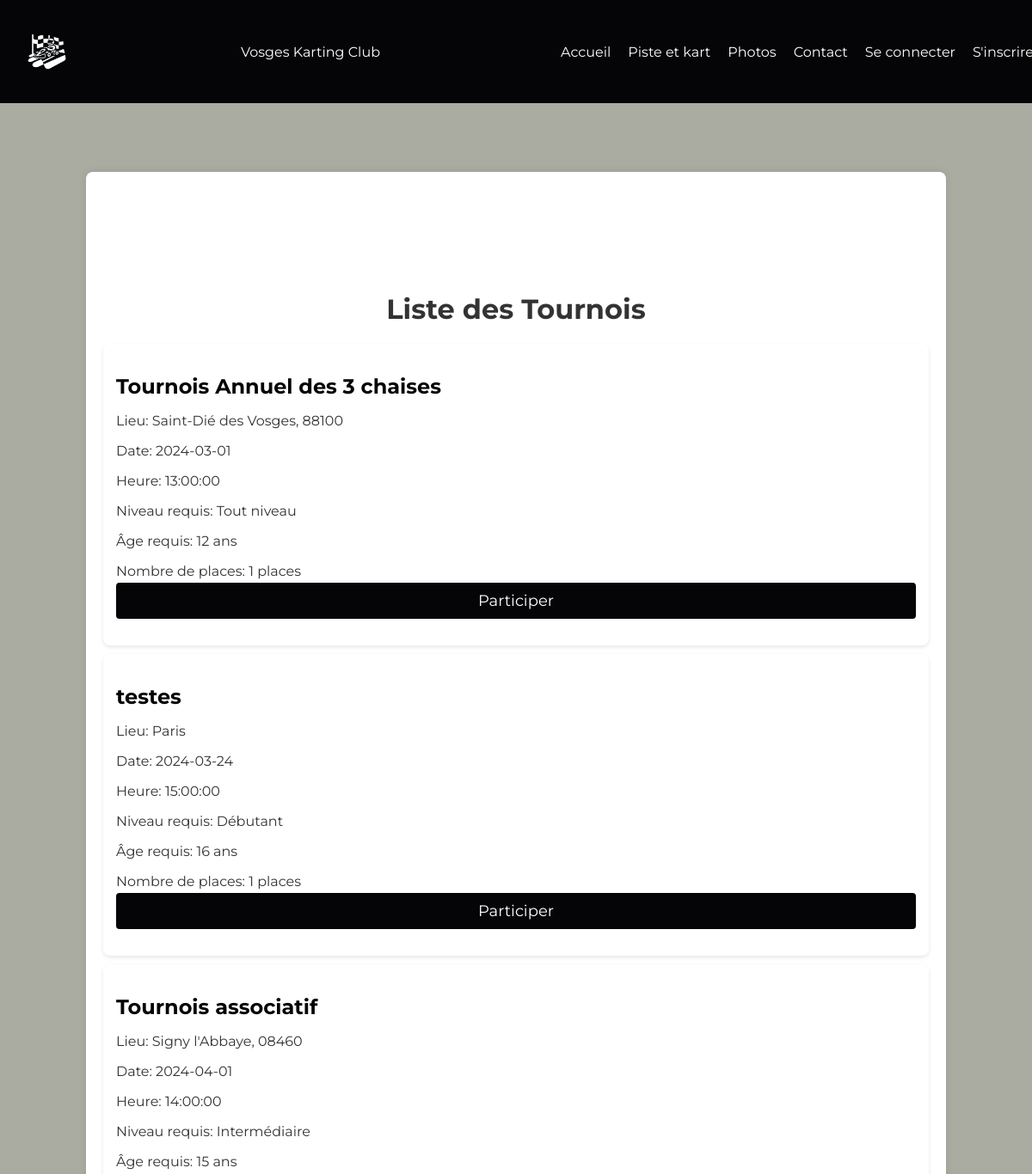
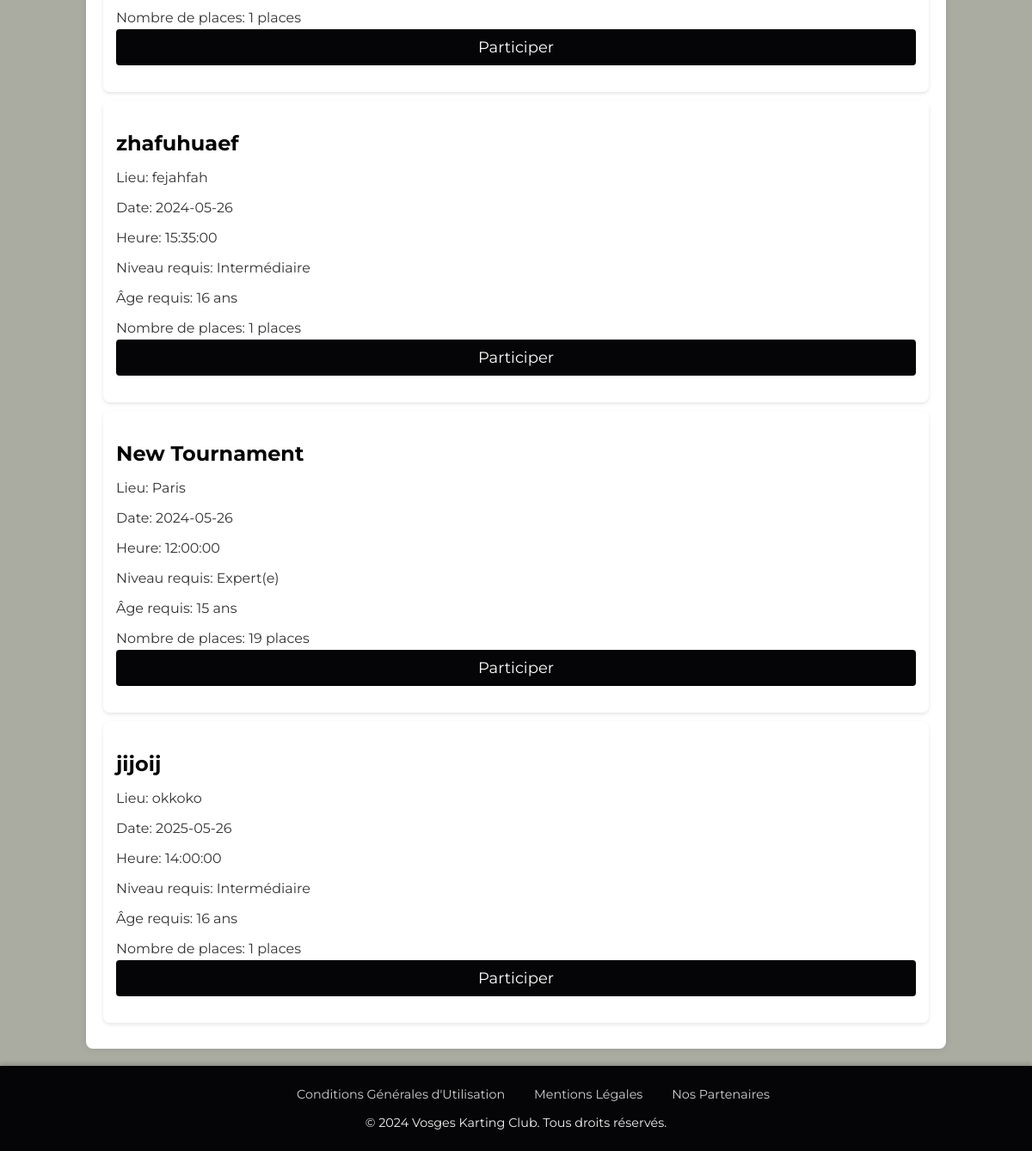
Page /php/tournament/tournois.php on the committed database (2 pictures, top to bottom).
### php/tournament/tournois.php (the view, shortened to what this page needs)
<?php
require_once '../connection/connection.php';
require('../header-footer/header.php');
$user_id = isset($_SESSION['user_id']) ? $_SESSION['user_id'] : 0;
$sql = "
    SELECT
        c.*,
        uhc.User_user_id AS is_participating,
        uhc.confirmer AS status
    FROM
        compétitions c
    LEFT JOIN
        user_has_compétitions uhc ON c.compet_id = uhc.Compétitions_compet_id AND uhc.User_user_id = :user_id
    WHERE
        uhc.User_user_id IS NULL OR uhc.confirmer >= 0
    ORDER BY
        c.date_compet ASC";
$stmt = $pdo->prepare($sql);
$stmt->bindParam(':user_id', $user_id, PDO::PARAM_INT);
$stmt->execute();
$competitions = $stmt->fetchAll(PDO::FETCH_ASSOC);
?>
<!DOCTYPE html>
<html lang="en">
<head>
</head>
<body>
        <div class="container">
            <h1>Liste des Tournois</h1>
            <?php foreach ($competitions as $competition) : ?>
                <div class="competition-item">
                    <h2>
                        <?= htmlspecialchars($competition['nom_compet']) ?>
                    </h2>
                    <p>Lieu:
                        <?= htmlspecialchars($competition['lieu_compet']) ?>
                    </p>
                    <p>Date:
                        <?= htmlspecialchars($competition['date_compet']) ?>
                    </p>
                    <p>Heure:
                        <?= htmlspecialchars($competition['heure_compet']) ?>
                    </p>
                    <p>Niveau requis:
                        <?= htmlspecialchars($competition['niveau_compet']) ?>
                    </p>
                    <p>Âge requis:
                        <?= htmlspecialchars($competition['age_requis']) ?> ans
                    </p>
                    <p>Nombre de places:
                        <?= htmlspecialchars($competition['nb_personne']) ?> places
                    </p>
                    <?php if ($competition['is_participating'] && $competition['status'] === 1) : ?>
                        <span class='toggle-details' onclick="toggleDetails(this, <?= $competition['compet_id']; ?>);">&#9660;</span>
                        <?php $courseDetails = getCourseDetails($pdo, $competition['compet_id']); ?>
                        <div id="details-<?= $competition['compet_id']; ?>" class="tournament-details" style="display: none;">
                            <h3>Différentes courses du tournoi:</h3>
                            <table>
                                <tr>
                                    <th>Nom </th>
                                    <th>Lieu </th>
                                    <th>Horaire</th>
                                    <th>Vainqueur</th>
                                    <th>Meilleur Temps</th>
                                </tr>
                                <?php foreach ($courseDetails as $courseDetail) : ?>
                                    <tr>
                                        <td><?= htmlspecialchars($courseDetail['nom_piste']); ?></td>
                                        <td><?= htmlspecialchars($courseDetail['lieu_piste']); ?></td>
                                        <td><?= htmlspecialchars($courseDetail['horaire']); ?></td>
                                        <td><?= $courseDetail['gagnant'] !== null ? htmlspecialchars($courseDetail['gagnant']) : 'Pas encore défini'; ?></td>
                                        <td><?= $courseDetail['laptime'] !== null ? htmlspecialchars($courseDetail['laptime']) : 'Pas encore défini'; ?></td>
                                    </tr>
                                <?php endforeach; ?>
                            </table>
                        </div>
                    <?php elseif ($competition['is_participating'] && $competition['status'] === 0) : ?>
                        <div class="wait-confirm">
                            <p>En attente de confirmation</p>
                        </div>
                    <?php elseif ($competition['nb_personne'] > 0) : ?>
                        <form action="demande_tournois.php" method="post" class="participation-form">
                            <button type="submit" name="participer" class="participate-button" id="participate-button-<?= $competition['compet_id']; ?>">Participer</button>
                        </form>
                    <?php else : ?>
                        <div class="is-full">
                            <p>Tournois complet</p>
                        </div>
                    <?php endif; ?>
                </div>
            <?php endforeach; ?>
        </div>
</body>
</html>
<?php
require('../header-footer/footer.php');
?>

### php/header-footer/header.php (shortened to what this page needs)
<html>
<head>
    <link rel="stylesheet" href="../../css/style.css">
</head>
<body>
    <div class="header">
        <img src="../../images/logo.png" alt="Logo Karting" class="header-logo">
        <div class="name">Vosges Karting Club</div>
        <ul class="nav">
            <li><a href="../index/index.php">Accueil</a></li>
            <li><a href="../piste/piste.php">Piste et kart</a></li>
            <li><a href="../pictures/pictures.php">Photos</a></li>
            <li><a href="../contact/contact.php">Contact</a></li>
            <?php if (isset($_SESSION['loggedin']) && $_SESSION['loggedin']) : ?>
                <li><a href="../account/mon_compte.php">Mon compte</a></li>
            <?php else : ?>
                <li><a href="#" id="openPopup">Se connecter</a></li>
                <li><a href="#" id="switchToSignup">S'inscrire</a></li>
            <?php endif; ?>
        </ul>
    </div>
</body>
</html>

### php/header-footer/footer.php (shortened to what this page needs)
<!DOCTYPE html>
<html lang="en">
<head>
</head>
<body>
    <div class="footer">
        <ul>
            <li><a href="../droit/cgu.php">Conditions Générales d'Utilisation</a></li>
            <li><a href="../droit/legal.php">Mentions Légales</a></li>
            <li><a href="../partenaires/partenaires.php">Nos Partenaires</a></li>
        </ul>
        <p>&copy;  Vosges Karting Club. Tous droits réservés.</p>
    </div>
</body>
</html>

### css/style.css (style rules this page uses)
* { font-family: "Montserrat"; }
body { background-color: #AAACA1; margin: 0; padding: 0; -ms-overflow-style: none; scrollbar-width: none; }
.header { display: flex; position: fixed; justify-content: space-between; align-items: center; padding: 25px 20px; background-color: #050507; color: white; z-index: 2; width: 98.5%; top: 0; }
.header-logo { height: 70px; vertical-align: middle; }
.nav { list-style: none; display: flex; margin: 0; padding: 0; z-index: 1; }
.nav li { margin-left: 20px; }
.nav a { position: relative; text-decoration: none; color: white; font-size: 16px; overflow: hidden; transition: color 0.3s; }
.nav a::after { content: ''; position: absolute; width: 100%; height: 2px; left: 0; bottom: -5px; background-color: #E3311D; transition: transform 0.3s; transform: scaleX(0); transform-origin: bottom left; }
.container { width: 80%; margin: auto; background: #fff; padding: 20px; box-shadow: 0 0 10px rgba(0, 0, 0, 0.1); margin-top: 200px; margin-bottom: 20px; border-radius: 8px; }
* { scrollbar-width: thin; scrollbar-color: #888 #f1f1f1; }
h1 { color: #333; text-align: center; margin-top: 120px; }
.participate-button { width: 100%; padding: 10px; border: none; background-color: #050507; color: white; border-radius: 4px; cursor: pointer; font-size: 18px; transition: background-color 0.3s; }
.competition-item { background: #ffffff; padding: 15px; margin-bottom: 10px; border-radius: 8px; box-shadow: 0 2px 4px rgba(0, 0, 0, 0.1); }
.competition-item h2 { color: #050507; margin-bottom: 5px; }
.competition-item p { color: #333; margin-bottom: 4px; }
.footer { background-color: #050507; color: #f1f1f1; font-size: 0.9em; text-align: center; padding: 10px 0; left: 0; bottom: 0; width: 100%; box-shadow: 0 -2px 5px rgba(0, 0, 0, 0.2); }
.footer a { color: #d1d1d1; text-decoration: none; margin: 0 15px; }
.footer li { list-style: none; display: inline; }

### rows in the picture
compétitions: nom_compet "Tournois Annuel des 3 chaises", lieu_compet "Saint-Dié des Vosges, 88100", date_compet "2024-03-01", heure_compet "13:00:00", niveau_compet "Tout niveau", age_requis "12", nb_personne "1"
compétitions: nom_compet "testes", lieu_compet "Paris", date_compet "2024-03-24", heure_compet "15:00:00", niveau_compet "Débutant", age_requis "16", nb_personne "1"
compétitions: nom_compet "Tournois associatif", lieu_compet "Signy l'Abbaye, 08460", date_compet "2024-04-01", heure_compet "14:00:00", niveau_compet "Intermédiaire", age_requis "15", nb_personne "1"
compétitions: nom_compet "zhafuhuaef", lieu_compet "fejahfah", date_compet "2024-05-26", heure_compet "15:35:00", niveau_compet "Intermédiaire", age_requis "16", nb_personne "1"
compétitions: nom_compet "New Tournament", lieu_compet "Paris", date_compet "2024-05-26", heure_compet "12:00:00", niveau_compet "Expert(e)", age_requis "15", nb_personne "19"
compétitions: nom_compet "jijoij", lieu_compet "okkoko", date_compet "2025-05-26", heure_compet "14:00:00", niveau_compet "Intermédiaire", age_requis "16", nb_personne "1"
